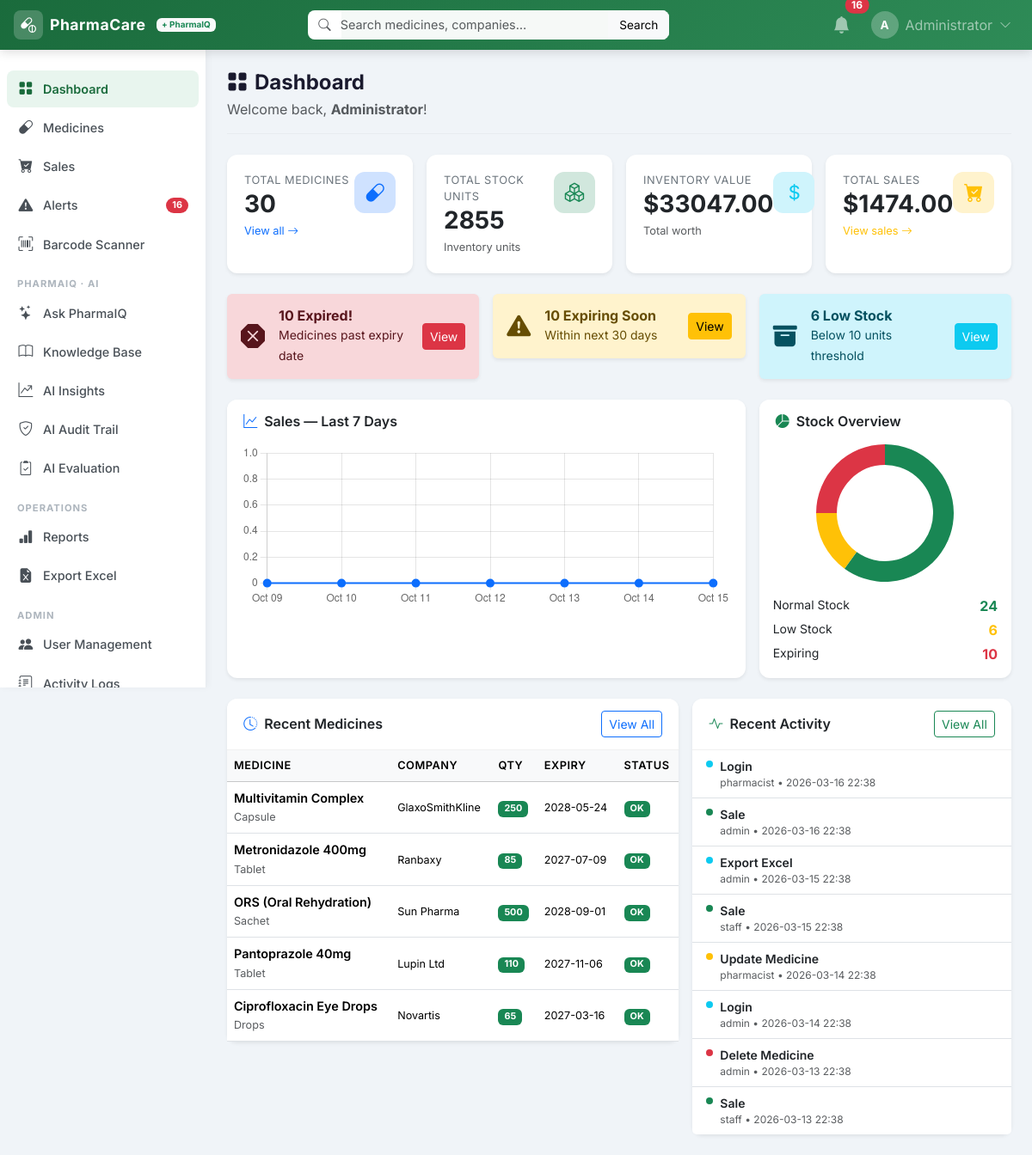
The page / (signed in) on the database its author committed.
### tables this page shows
CREATE TABLE medicines (
        id             INTEGER PRIMARY KEY AUTOINCREMENT,
        ref_no         TEXT,
        company_name   TEXT,
        medicine_type  TEXT,
        medicine_name  TEXT NOT NULL,
        lot_no         TEXT,
        issue_date     TEXT,
        exp_date       TEXT,
        uses           TEXT,
        side_effect    TEXT,
        precautions    TEXT,
        dosage         TEXT,
        price          REAL,
        product_qty    INTEGER DEFAULT 0,
        image_filename TEXT,
        barcode        TEXT,
        created_at     TEXT DEFAULT (datetime('now')),
        updated_at     TEXT DEFAULT (datetime('now'))
    );

CREATE TABLE activity_logs (
        id         INTEGER PRIMARY KEY AUTOINCREMENT,
        user_id    INTEGER,
        username   TEXT,
        action     TEXT,
        details    TEXT,
        ip_address TEXT,
        created_at TEXT DEFAULT (datetime('now'))
    );

### app.py (the view)
@app.route("/")
@login_required
def dashboard():
    total_medicines = query_db("SELECT COUNT(*) as c FROM medicines", one=True)["c"]
    total_qty       = query_db("SELECT COALESCE(SUM(product_qty),0) as s FROM medicines", one=True)["s"]
    total_value     = query_db("SELECT COALESCE(SUM(price*product_qty),0) as v FROM medicines", one=True)["v"]
    total_sales     = query_db("SELECT COALESCE(SUM(total_price),0) as s FROM sales", one=True)["s"]
    today     = date.today()
    warn_date = today + timedelta(days=EXPIRY_WARN_DAYS)
    expiring_count = query_db(
        "SELECT COUNT(*) as c FROM medicines WHERE exp_date IS NOT NULL AND exp_date != '' AND exp_date <= ?",
        (warn_date.isoformat(),), one=True)["c"]
    expired_count  = query_db(
        "SELECT COUNT(*) as c FROM medicines WHERE exp_date IS NOT NULL AND exp_date != '' AND exp_date < ?",
        (today.isoformat(),), one=True)["c"]
    low_stock_count = query_db(
        "SELECT COUNT(*) as c FROM medicines WHERE product_qty <= ?",
        (LOW_STOCK_THRESHOLD,), one=True)["c"]
    recent_meds = query_db("SELECT * FROM medicines ORDER BY id DESC LIMIT 5")
    recent_logs = query_db("SELECT * FROM activity_logs ORDER BY id DESC LIMIT 8")
    chart_labels, chart_data = [], []
    for i in range(6, -1, -1):
        d = (today - timedelta(days=i)).isoformat()
        row = query_db("SELECT COALESCE(SUM(total_price),0) as s FROM sales WHERE date(sale_date)=?",
                       (d,), one=True)
        chart_labels.append((today - timedelta(days=i)).strftime("%b %d"))
        chart_data.append(float(row["s"]))
    expiring, low_stock, expired = get_alerts()
    return render_template("dashboard.html",
        total_medicines=total_medicines,
        total_qty=total_qty,
        total_value=total_value,
        total_sales=total_sales,
        expiring_count=expiring_count,
        expired_count=expired_count,
        low_stock_count=low_stock_count,
        recent_meds=recent_meds,
        recent_logs=recent_logs,
        chart_labels=json.dumps(chart_labels),
        chart_data=json.dumps(chart_data),
        expiring_soon=expiring,
        low_stock_list=low_stock,
        today=today.isoformat(),
        warn_date=warn_date.isoformat()
    )

### templates/dashboard.html (shortened to what this page needs)
{% extends "base.html" %}
{% block content %}
<div class="page-header">
  <h4 class="page-title"><i class="bi bi-grid-fill me-2"></i>Dashboard</h4>
  <p class="text-muted mb-0">Welcome back, <strong>{{ session.full_name or session.username }}</strong>!</p>
</div>
<div class="row g-3 mb-4">
  <div class="col-6 col-lg-3">
    <div class="stat-card card border-0 shadow-sm h-100">
      <div class="card-body">
        <div class="d-flex justify-content-between align-items-start">
          <div>
            <p class="stat-label">Total Medicines</p>
            <h3 class="stat-value">{{ total_medicines }}</h3>
          </div>
          <div class="stat-icon bg-primary-subtle text-primary">
            <i class="bi bi-capsule"></i>
          </div>
        </div>
        <a href="{{ url_for('medicines') }}" class="stat-link text-primary">View all <i class="bi bi-arrow-right"></i></a>
      </div>
    </div>
  </div>
  <div class="col-6 col-lg-3">
    <div class="stat-card card border-0 shadow-sm h-100">
      <div class="card-body">
        <div class="d-flex justify-content-between align-items-start">
          <div>
            <p class="stat-label">Total Stock Units</p>
            <h3 class="stat-value">{{ total_qty }}</h3>
          </div>
          <div class="stat-icon bg-success-subtle text-success">
            <i class="bi bi-boxes"></i>
          </div>
        </div>
        <span class="stat-link text-muted">Inventory units</span>
      </div>
    </div>
  </div>
  <div class="col-6 col-lg-3">
    <div class="stat-card card border-0 shadow-sm h-100">
      <div class="card-body">
        <div class="d-flex justify-content-between align-items-start">
          <div>
            <p class="stat-label">Inventory Value</p>
            <h3 class="stat-value">${{ "%.2f"|format(total_value) }}</h3>
          </div>
          <div class="stat-icon bg-info-subtle text-info">
            <i class="bi bi-currency-dollar"></i>
          </div>
        </div>
        <span class="stat-link text-muted">Total worth</span>
      </div>
    </div>
  </div>
  <div class="col-6 col-lg-3">
    <div class="stat-card card border-0 shadow-sm h-100">
      <div class="card-body">
        <div class="d-flex justify-content-between align-items-start">
          <div>
            <p class="stat-label">Total Sales</p>
            <h3 class="stat-value">${{ "%.2f"|format(total_sales) }}</h3>
          </div>
          <div class="stat-icon bg-warning-subtle text-warning">
            <i class="bi bi-cart-check-fill"></i>
          </div>
        </div>
        <a href="{{ url_for('sales') }}" class="stat-link text-warning">View sales <i class="bi bi-arrow-right"></i></a>
      </div>
    </div>
  </div>
</div>
{% if expiring_count > 0 or low_stock_count > 0 %}
<div class="row g-3 mb-4">
  {% if expired_count > 0 %}
  <div class="col-md-4">
    <div class="alert alert-danger d-flex align-items-center gap-3 border-0 shadow-sm mb-0">
      <i class="bi bi-x-octagon-fill fs-3 flex-shrink-0"></i>
      <div>
        <h6 class="mb-0 fw-bold">{{ expired_count }} Expired!</h6>
        <small>Medicines past expiry date</small>
      </div>
      <a href="{{ url_for('alerts') }}" class="btn btn-danger btn-sm ms-auto">View</a>
    </div>
  </div>
  {% endif %}
  {% if expiring_count > 0 %}
  <div class="col-md-4">
    <div class="alert alert-warning d-flex align-items-center gap-3 border-0 shadow-sm mb-0">
      <i class="bi bi-exclamation-triangle-fill fs-3 flex-shrink-0"></i>
      <div>
        <h6 class="mb-0 fw-bold">{{ expiring_count }} Expiring Soon</h6>
        <small>Within next 30 days</small>
      </div>
      <a href="{{ url_for('alerts') }}" class="btn btn-warning btn-sm ms-auto">View</a>
    </div>
  </div>
  {% endif %}
  {% if low_stock_count > 0 %}
  <div class="col-md-4">
    <div class="alert alert-info d-flex align-items-center gap-3 border-0 shadow-sm mb-0">
      <i class="bi bi-archive-fill fs-3 flex-shrink-0"></i>
      <div>
        <h6 class="mb-0 fw-bold">{{ low_stock_count }} Low Stock</h6>
        <small>Below {{ 10 }} units threshold</small>
      </div>
      <a href="{{ url_for('alerts') }}" class="btn btn-info btn-sm ms-auto text-white">View</a>
    </div>
  </div>
  {% endif %}
</div>
{% endif %}
<div class="row g-3 mb-4">
  <div class="col-lg-8">
    <div class="card border-0 shadow-sm h-100">
      <div class="card-header bg-white border-bottom-0 pt-3 pb-0">
        <h6 class="card-title fw-semibold mb-0"><i class="bi bi-graph-up me-2 text-primary"></i>Sales — Last 7 Days</h6>
      </div>
      <div class="card-body">
        <canvas id="salesChart" height="100"></canvas>
      </div>
    </div>
  </div>
  <div class="col-lg-4">
    <div class="card border-0 shadow-sm h-100">
      <div class="card-header bg-white border-bottom-0 pt-3 pb-0">
        <h6 class="card-title fw-semibold mb-0"><i class="bi bi-pie-chart-fill me-2 text-success"></i>Stock Overview</h6>
      </div>
      <div class="card-body d-flex flex-column align-items-center justify-content-center">
        <canvas id="stockChart" height="160" width="160"></canvas>
        <div class="mt-3 w-100">
          <div class="d-flex justify-content-between mb-1"><small>Normal Stock</small><strong class="text-success">{{ total_medicines - low_stock_count }}</strong></div>
          <div class="d-flex justify-content-between mb-1"><small>Low Stock</small><strong class="text-warning">{{ low_stock_count }}</strong></div>
          <div class="d-flex justify-content-between"><small>Expiring</small><strong class="text-danger">{{ expiring_count }}</strong></div>
        </div>
      </div>
    </div>
  </div>
</div>
<div class="row g-3">
  <div class="col-lg-7">
    <div class="card border-0 shadow-sm">
      <div class="card-header bg-white d-flex justify-content-between align-items-center">
        <h6 class="card-title fw-semibold mb-0"><i class="bi bi-clock-history me-2 text-primary"></i>Recent Medicines</h6>
        <a href="{{ url_for('medicines') }}" class="btn btn-sm btn-outline-primary">View All</a>
      </div>
      <div class="table-responsive">
        <table class="table table-hover align-middle mb-0">
          <thead class="table-light"><tr>
            <th>Medicine</th><th>Company</th><th>Qty</th><th>Expiry</th><th>Status</th>
          </tr></thead>
          <tbody>
          {% for m in recent_meds %}
          <tr>
            <td>
              <div class="fw-semibold">{{ m['medicine_name'] }}</div>
              <small class="text-muted">{{ m['medicine_type'] }}</small>
            </td>
            <td><small>{{ m['company_name'] }}</small></td>
            <td>
              {% if m['product_qty'] <= 10 %}
              <span class="badge bg-danger">{{ m['product_qty'] }}</span>
              {% else %}
              <span class="badge bg-success">{{ m['product_qty'] }}</span>
              {% endif %}
            </td>
            <td><small>{{ m['exp_date'] }}</small></td>
            <td>
              {% if m['exp_date'] and m['exp_date'] < today %}
              <span class="badge bg-danger">Expired</span>
              {% elif m['exp_date'] and m['exp_date'] <= warn_date %}
              <span class="badge bg-warning text-dark">Expiring</span>
              {% else %}
              <span class="badge bg-success">OK</span>
              {% endif %}
            </td>
          </tr>
          {% else %}
          <tr><td colspan="5" class="text-center text-muted py-3">No medicines yet</td></tr>
          {% endfor %}
          </tbody>
        </table>
      </div>
    </div>
  </div>
  <div class="col-lg-5">
    <div class="card border-0 shadow-sm">
      <div class="card-header bg-white d-flex justify-content-between align-items-center">
        <h6 class="card-title fw-semibold mb-0"><i class="bi bi-activity me-2 text-success"></i>Recent Activity</h6>
        {% if session.role == 'admin' %}
        <a href="{{ url_for('logs') }}" class="btn btn-sm btn-outline-success">View All</a>
        {% endif %}
      </div>
      <ul class="list-group list-group-flush">
        {% for log in recent_logs %}
        <li class="list-group-item px-3 py-2">
          <div class="d-flex gap-2 align-items-start">
            <div class="log-dot mt-1 flex-shrink-0
              {% if 'DELETE' in log['action'] %}bg-danger
              {% elif 'ADD' in log['action'] or 'SALE' in log['action'] %}bg-success
              {% elif 'UPDATE' in log['action'] %}bg-warning
              {% else %}bg-info{% endif %}"></div>
            <div>
              <div class="small fw-semibold">{{ log['action']|replace('_',' ')|title }}</div>
              <div class="x-small text-muted">{{ log['username'] }} • {{ log['created_at'][:16] }}</div>
            </div>
          </div>
        </li>
        {% else %}
        <li class="list-group-item text-center text-muted py-3">No activity yet</li>
        {% endfor %}
      </ul>
    </div>
  </div>
</div>
{% endblock %}
{% block scripts %}
<script>
const labels = {{ chart_labels|safe }};
const data   = {{ chart_data|safe }};
new Chart(document.getElementById('salesChart'), {
  type: 'line',
  data: {
    labels,
    datasets: [{
      label: 'Sales ($)',
      data,
      borderColor: '#0d6efd',
      backgroundColor: 'rgba(13,110,253,0.1)',
      borderWidth: 2,
      fill: true,
      tension: 0.4,
      pointRadius: 4,
      pointBackgroundColor: '#0d6efd'
    }]
  },
  options: { responsive: true, plugins: { legend: { display: false } },
             scales: { y: { beginAtZero: true } } }
});
new Chart(document.getElementById('stockChart'), {
  type: 'doughnut',
  data: {
    labels: ['Normal','Low Stock','Expiring'],
    datasets: [{
      data: [{{ total_medicines - low_stock_count }}, {{ low_stock_count }}, {{ expiring_count }}],
      backgroundColor: ['#198754','#ffc107','#dc3545'],
      borderWidth: 0
    }]
  },
  options: { responsive: false, plugins: { legend: { display: false } }, cutout: '70%' }
});
</script>
{% endblock %}

### rows shown on the page
medicines: medicine_name "Multivitamin Complex", medicine_type "Capsule", company_name "GlaxoSmithKline", product_qty "250", exp_date "2028-05-24", shows "OK"
medicines: medicine_name "Metronidazole 400mg", medicine_type "Tablet", company_name "Ranbaxy", product_qty "85", exp_date "2027-07-09", shows "OK"
medicines: medicine_name "ORS (Oral Rehydration)", medicine_type "Sachet", company_name "Sun Pharma", product_qty "500", exp_date "2028-09-01", shows "OK"
medicines: medicine_name "Pantoprazole 40mg", medicine_type "Tablet", company_name "Lupin Ltd", product_qty "110", exp_date "2027-11-06", shows "OK"
medicines: medicine_name "Ciprofloxacin Eye Drops", medicine_type "Drops", company_name "Novartis", product_qty "65", exp_date "2027-03-16", shows "OK"
activity_logs: action "Login", username "pharmacist", created_at "2026-03-16 22:38"
activity_logs: action "Sale", username "admin", created_at "2026-03-16 22:38"
activity_logs: action "Export Excel", username "admin", created_at "2026-03-15 22:38"
activity_logs: action "Sale", username "staff", created_at "2026-03-15 22:38"
activity_logs: action "Update Medicine", username "pharmacist", created_at "2026-03-14 22:38"
activity_logs: action "Login", username "admin", created_at "2026-03-14 22:38"
activity_logs: action "Delete Medicine", username "admin", created_at "2026-03-13 22:38"
activity_logs: action "Sale", username "staff", created_at "2026-03-13 22:38"

### other values the page prints
{{ nav_expiring + nav_low_stock }} "16"
{{ (session.full_name or session.username)[0]|upper }} "A"
{{ session.full_name or session.username }} "Administrator"
{{ total_medicines }} "30"
{{ total_qty }} "2855"
{{ "%.2f"|format(total_value) }} "33047.00"
{{ "%.2f"|format(total_sales) }} "1474.00"
{{ expired_count }} "10"
{{ expiring_count }} "10"
{{ low_stock_count }} "6"
{{ 10 }} "10"
{{ total_medicines - low_stock_count }} "24"
chart data {{ chart_data|safe }} [0.0, 0.0, 0.0, 0.0, 0.0, 0.0, 0.0]
chart data {{ total_medicines - low_stock_count }} 24
chart data {{ low_stock_count }} 6
